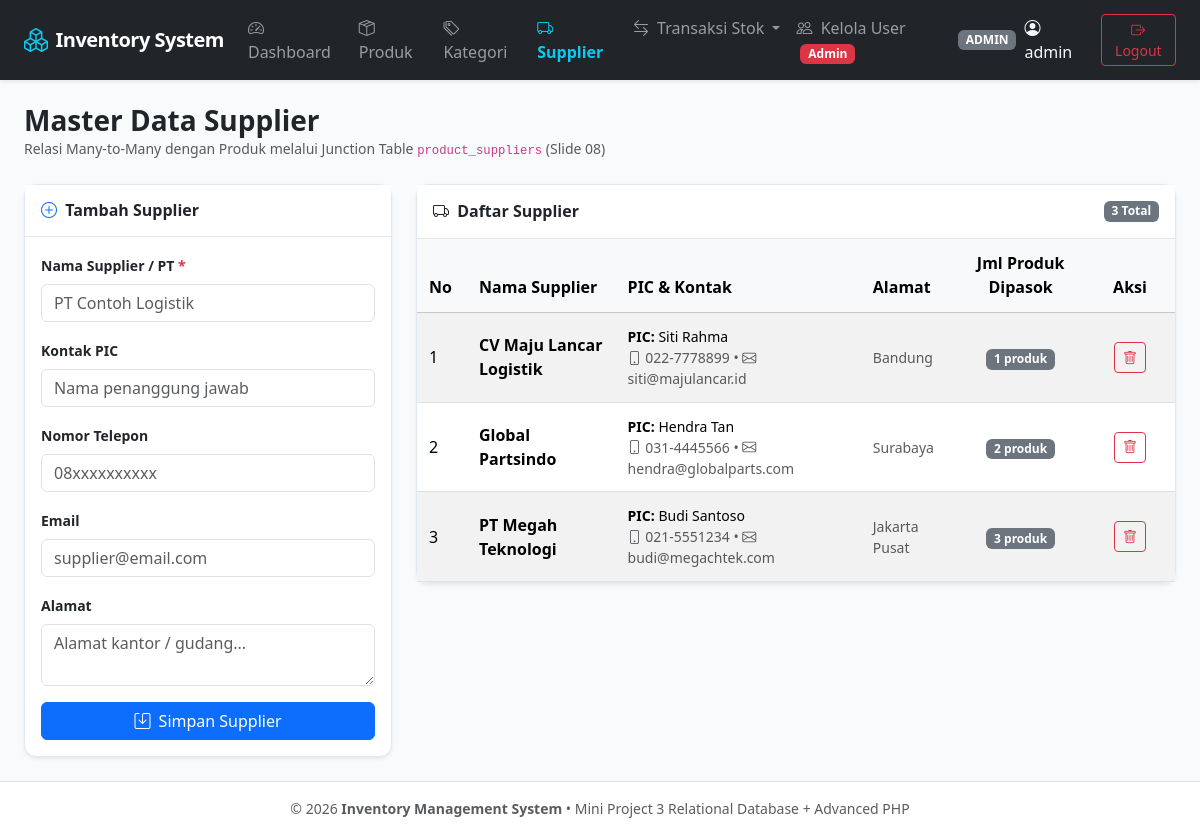
The page /public/suppliers/index.php (signed in) on the database its author committed.
### tables this page shows
CREATE TABLE IF NOT EXISTS suppliers (
    id INT AUTO_INCREMENT PRIMARY KEY,
    name VARCHAR(150) NOT NULL,
    contact_person VARCHAR(100) DEFAULT NULL,
    phone VARCHAR(20) DEFAULT NULL,
    email VARCHAR(100) DEFAULT NULL,
    address TEXT DEFAULT NULL,
    created_at TIMESTAMP DEFAULT CURRENT_TIMESTAMP
);

### helpers/auth.php (called while the page is built, shortened)
<?php
function is_logged_in() {
    return isset($_SESSION['user']) && !empty($_SESSION['user']['id']);
}
function has_role($role) {
    return is_logged_in() && $_SESSION['user']['role'] === $role;
}

### helpers/escape.php (called while the page is built, shortened)
<?php
if (!function_exists('e')) {
    function e($value) {
        return htmlspecialchars((string)$value, ENT_QUOTES, 'UTF-8');
    }
}

### public/suppliers/index.php (the view, shortened to what this page needs)
<?php
require_once __DIR__ . '/../../config/database.php';
require_once __DIR__ . '/../../helpers/auth.php';
require_once __DIR__ . '/../../helpers/escape.php';
$query = "
    SELECT s.*, COUNT(ps.product_id) AS total_supplied_products
    FROM suppliers s
    LEFT JOIN product_suppliers ps ON ps.supplier_id = s.id
    GROUP BY s.id, s.name, s.contact_person, s.phone, s.email, s.address, s.created_at
    ORDER BY s.name ASC
";
$suppliers = $pdo->query($query)->fetchAll();
include __DIR__ . '/../../views/header.php';
?>
<div class="d-flex justify-content-between align-items-center mb-4">
    <div>
        <h3 class="fw-bold mb-0">Master Data Supplier</h3>
        <p class="text-muted small mb-0">Relasi Many-to-Many dengan Produk melalui Junction Table <code>product_suppliers</code> (Slide 08)</p>
    </div>
</div>
<div class="row g-4">
    <?php if (has_role('admin')): ?>
    <div class="col-lg-4">
        <div class="card shadow-sm">
            <div class="card-header bg-white py-3">
                <h6 class="fw-bold mb-0"><i class="bi bi-plus-circle text-primary me-1"></i> Tambah Supplier</h6>
            </div>
            <div class="card-body">
                <form method="POST" action="">
                    <div class="mb-3">
                        <label class="form-label fw-semibold small">Nama Supplier / PT <span class="text-danger">*</span></label>
                        <input type="text" name="name" class="form-control" required placeholder="PT Contoh Logistik">
                    </div>
                    <div class="mb-3">
                        <label class="form-label fw-semibold small">Kontak PIC</label>
                        <input type="text" name="contact_person" class="form-control" placeholder="Nama penanggung jawab">
                    </div>
                    <div class="mb-3">
                        <label class="form-label fw-semibold small">Nomor Telepon</label>
                        <input type="text" name="phone" class="form-control" placeholder="08xxxxxxxxxx">
                    </div>
                    <div class="mb-3">
                        <label class="form-label fw-semibold small">Email</label>
                        <input type="email" name="email" class="form-control" placeholder="supplier@email.com">
                    </div>
                    <div class="mb-3">
                        <label class="form-label fw-semibold small">Alamat</label>
                        <textarea name="address" class="form-control" rows="2" placeholder="Alamat kantor / gudang..."></textarea>
                    </div>
                    <button type="submit" class="btn btn-primary w-100">
                        <i class="bi bi-save me-1"></i> Simpan Supplier
                    </button>
                </form>
            </div>
        </div>
    </div>
    <?php endif; ?>
    <div class="<?= has_role('admin') ? 'col-lg-8' : 'col-12' ?>">
        <div class="card shadow-sm">
            <div class="card-header bg-white py-3 d-flex justify-content-between align-items-center">
                <h6 class="fw-bold mb-0"><i class="bi bi-truck me-1"></i> Daftar Supplier</h6>
                <span class="badge bg-secondary"><?= count($suppliers) ?> Total</span>
            </div>
            <div class="card-body p-0 table-responsive">
                <table class="table table-hover table-striped mb-0 align-middle">
                    <thead class="table-light">
                        <tr>
                            <th style="width: 50px;">No</th>
                            <th>Nama Supplier</th>
                            <th>PIC & Kontak</th>
                            <th>Alamat</th>
                            <th class="text-center">Jml Produk Dipasok</th>
                            <?php if (has_role('admin')): ?>
                            <th class="text-center" style="width: 90px;">Aksi</th>
                            <?php endif; ?>
                        </tr>
                    </thead>
                    <tbody>
                        <?php if (empty($suppliers)): ?>
                        <tr><td colspan="6" class="text-center py-4 text-muted">Belum ada data supplier.</td></tr>
                        <?php else: ?>
                            <?php foreach ($suppliers as $idx => $s): ?>
                            <tr>
                                <td><?= $idx + 1 ?></td>
                                <td class="fw-semibold"><?= e($s['name']) ?></td>
                                <td class="small">
                                    <div><strong>PIC:</strong> <?= isset($s['contact_person']) ? e($s['contact_person']) : '-' ?></div>
                                    <div class="text-muted"><i class="bi bi-phone"></i> <?= isset($s['phone']) ? e($s['phone']) : '-' ?> &bull; <i class="bi bi-envelope"></i> <?= isset($s['email']) ? e($s['email']) : '-' ?></div>
                                </td>
                                <td class="small text-muted"><?= isset($s['address']) ? e($s['address']) : '-' ?></td>
                                <td class="text-center">
                                    <span class="badge bg-secondary"><?= number_format($s['total_supplied_products']) ?> produk</span>
                                </td>
                                <?php if (has_role('admin')): ?>
                                <td class="text-center">
                                    <a href="?delete_id=<?= $s['id'] ?>" class="btn btn-outline-danger btn-sm" onclick="return confirm('Hapus supplier ini? Pasangan pada junction table product_suppliers akan dihapus otomatis (CASCADE).');">
                                        <i class="bi bi-trash"></i>
                                    </a>
                                </td>
                                <?php endif; ?>
                            </tr>
                            <?php endforeach; ?>
                        <?php endif; ?>
                    </tbody>
                </table>
            </div>
        </div>
    </div>
</div>
<?php include __DIR__ . '/../../views/footer.php'; ?>

### views/header.php (style rules this page uses)
body { background-color: #f8fafc; font-family: system-ui, -apple-system, "Segoe UI", Roboto, sans-serif; }
.card { border: 1px solid #e2e8f0; border-radius: 0.75rem; }
.card-header { background-color: #ffffff; border-bottom: 1px solid #e2e8f0; font-weight: 600; }
.table > :not(caption) > * > * { padding: 0.8rem 0.75rem; }

### rows shown on the page
suppliers: name "CV Maju Lancar Logistik", contact_person "Siti Rahma", phone "022-7778899", email "siti@majulancar.id", address "Bandung", total_supplied_products "1"
suppliers: name "Global Partsindo", contact_person "Hendra Tan", phone "031-4445566", email "hendra@globalparts.com", address "Surabaya", total_supplied_products "2"
suppliers: name "PT Megah Teknologi", contact_person "Budi Santoso", phone "021-5551234", email "budi@megachtek.com", address "Jakarta Pusat", total_supplied_products "3"

### other values the page prints
$user['role'] "ADMIN"
$user['username'] "admin"
count($suppliers) "3"
